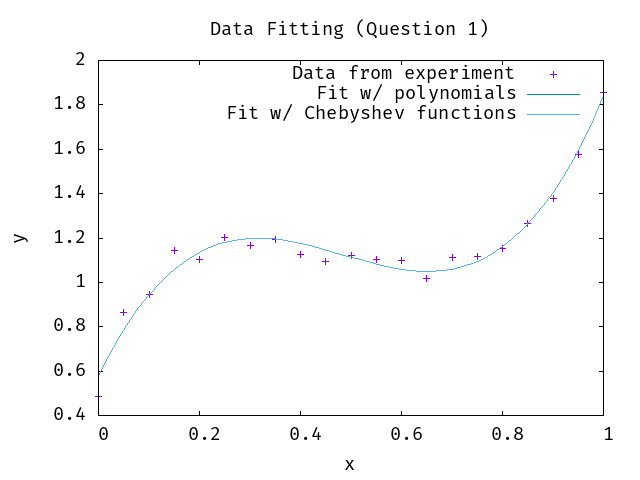

Here is the gnuplot script that generated this plot:
set term png font "monospace,14"

set title "Data Fitting (Question 1)"
set xlabel "x"
set ylabel "y"

plot 'assign2fit.txt' using 1:2 title "Data from experiment", \
	 'assignment02.dat' using 1:2 title "Fit w/ polynomials" with line, \
	 'assignment02.dat' using 1:3 title "Fit w/ Chebyshev functions" with line
